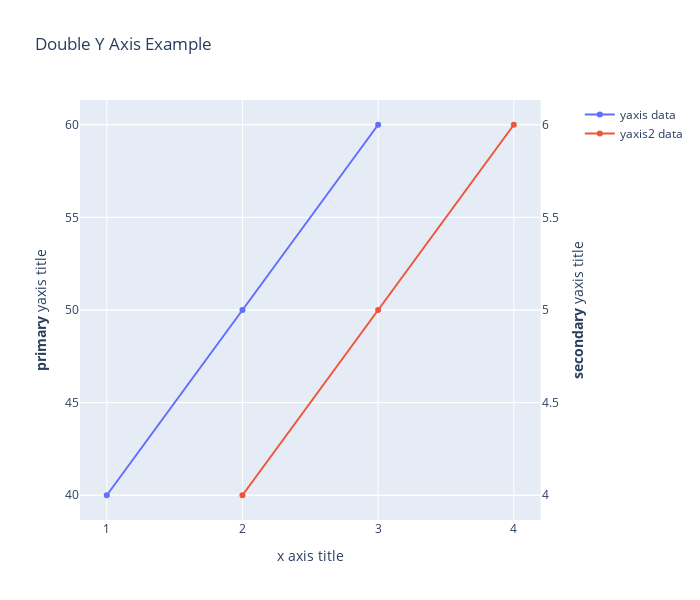

Write notebook code for a chart like this one.
### Markdown cell above
### 이중 Y축 표시하기

plotly에서 두 종류의 데이터를 동시에 하나의 그래프 안에 효과적으로 표시하기 위해 2개의 Y축을 표시하는 방법에 대해 알아보자.

1. 2중 Y축을 사용하는 이유
두 개의 다른 데이터를 한 개의 Figure에 같이 그리면 축의 범위가 너무 넓어져 아래 그림의 빨간 그래프처럼 각 데이터의 경향 파악이 힘들 수 있다. 

<div align=center><img src=./image_for_markdown/double_y.png></div>

이러할 때 2중 Y축을 사용하면 가시성을 높일 수 있다.

#### Usage

### Code cell
import plotly.graph_objects as go
from plotly.subplots import make_subplots

fig = make_subplots(specs=[[{"secondary_y" : True}]])

fig.add_trace(go.Scatter(x=[1, 2, 3], y=[40, 50, 60], name="yaxis data"), secondary_y=False)  # False로 지정하여 원래대로 왼쪽에 생성
fig.add_trace(go.Scatter(x=[2, 3, 4], y=[4, 5, 6], name="yaxis2 data"), secondary_y=True)  # True로 지정하여 2중 축으로 오른쪽에 축 생성

fig.update_layout(title_text = "Double Y Axis Example", width=700, height=600)

fig.update_xaxes(title_text="x axis title")
fig.update_yaxes(title_text="<b>primary</b> yaxis title", secondary_y=False)
fig.update_yaxes(title_text="<b>secondary</b> yaxis title", secondary_y=True)

fig.show()

### Figure 1 — Plotly figure (JSON) as saved in the notebook; plotly's stock layout.template omitted (floating-point values rounded to 4 significant figures)
{"data": [{"name": "yaxis data", "type": "scatter", "x": [1, 2, 3], "xaxis": "x", "y": [40, 50, 60], "yaxis": "y"}, {"name": "yaxis2 data", "type": "scatter", "x": [2, 3, 4], "xaxis": "x", "y": [4, 5, 6], "yaxis": "y2"}], "layout": {"height": 600, "title": {"text": "Double Y Axis Example"}, "width": 700, "xaxis": {"anchor": "y", "domain": [0, 0.94], "title": {"text": "x axis title"}}, "yaxis": {"anchor": "x", "domain": [0, 1], "title": {"text": "<b>primary</b> yaxis title"}}, "yaxis2": {"anchor": "x", "overlaying": "y", "side": "right", "title": {"text": "<b>secondary</b> yaxis title"}}}}
